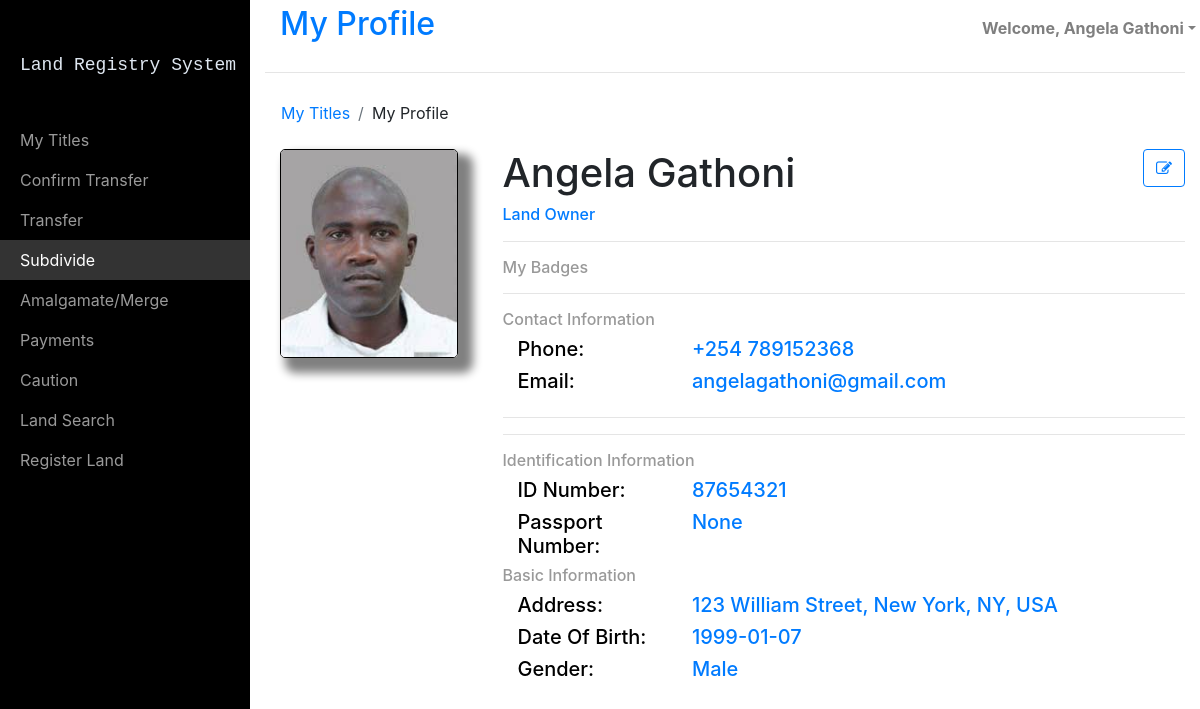
Before: /Profile.php (signed in) with the older database file.
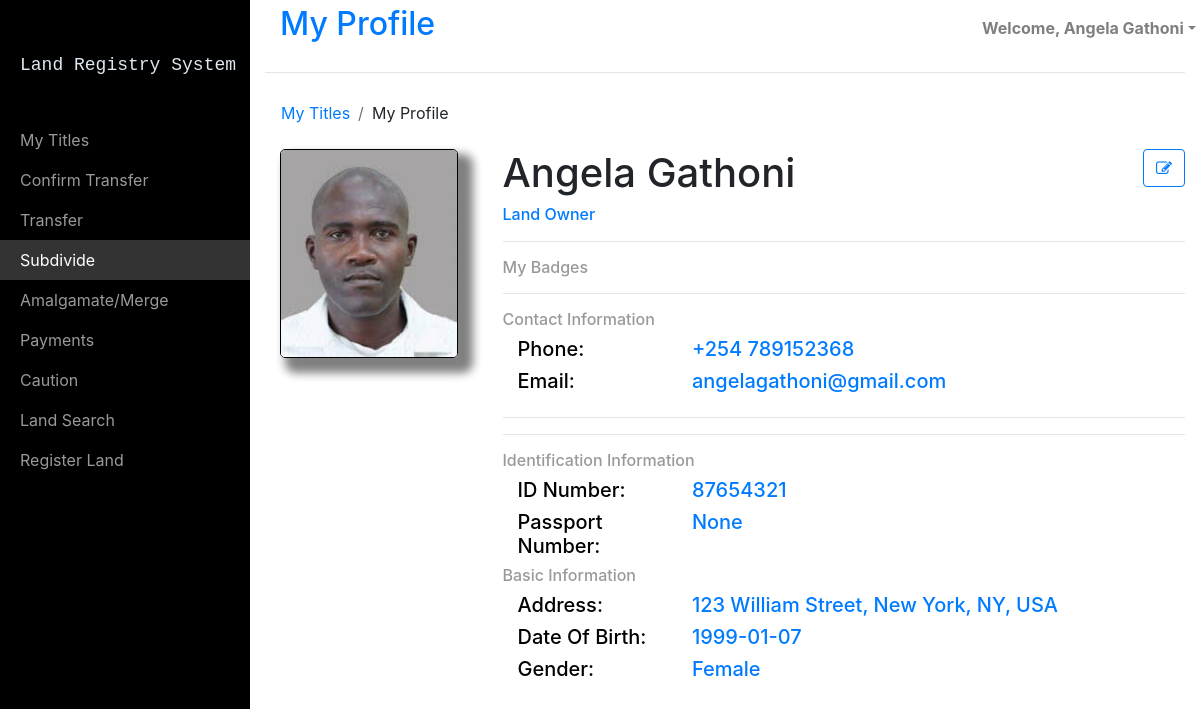
After: the same page with the newer database file.
### tables this page shows
CREATE TABLE `users` (
  `User_ID` bigint(11) NOT NULL,
  `ID_Number` int(11) NOT NULL,
  `ID_Picture` varchar(255) NOT NULL,
  `Fullnames` varchar(255) NOT NULL,
  `Email_Address` varchar(255) NOT NULL,
  `Phonenumber` int(9) NOT NULL,
  `Tax_Number` int(13) NOT NULL,
  `Gender` varchar(255) NOT NULL,
  `Date_of_Birth` varchar(255) NOT NULL,
  `Physical_Address` varchar(255) NOT NULL,
  `Password` varchar(255) NOT NULL
);

### Profile.php (the view, shortened to what this page needs)
<?php
include $_SERVER['DOCUMENT_ROOT'].'/LRS/assets/php/DBConnector.php';
?>
<!DOCTYPE html>
<html>
<head>
    <link rel="stylesheet" href="https://cdnjs.cloudflare.com/ajax/libs/twitter-bootstrap/4.4.1/css/bootstrap.min.css">
    <link rel="stylesheet" href="https://cdnjs.cloudflare.com/ajax/libs/font-awesome/4.7.0/css/font-awesome.min.css">
    <link rel="stylesheet" href="https://cdnjs.cloudflare.com/ajax/libs/ionicons/2.0.1/css/ionicons.min.css">
    <link rel="stylesheet" href="https://cdnjs.cloudflare.com/ajax/libs/material-design-icons/3.0.1/iconfont/material-icons.min.css">
    <link rel="stylesheet" href="https://cdnjs.cloudflare.com/ajax/libs/simple-line-icons/2.4.1/css/simple-line-icons.min.css">
    <link rel="stylesheet" href="https://cdnjs.cloudflare.com/ajax/libs/typicons/2.0.9/typicons.min.css">
    <link rel="stylesheet" href="assets/css/styles.min.css">
    <link rel="stylesheet" href="https://cdnjs.cloudflare.com/ajax/libs/animate.css/3.5.2/animate.min.css">
    <link rel="stylesheet" href="https://cdnjs.cloudflare.com/ajax/libs/fancybox/2.1.5/jquery.fancybox.min.css">
</head>
<body>
    <div id="wrapper">
        <div id="sidebar-wrapper">
        <ul class="sidebar-nav" style="margin-right:0px;height:100%;">
                <li class="sidebar-brand" style="height:15%;"> <a class="text-monospace" style="height:100%;background-color:#000000;padding-top:14%;color:#dfe7f1;" href="Dashboard.html">Land Registry System</a></li>
                <li> <a  data-bs-hover-animate="pulse" style="background-color:rgba(255,255,255,0);color:#999999;" href="Dashboard-table.php">My Titles<br></a></li>
                <li> <a data-bs-hover-animate="pulse" href="Confirmation.php">Confirm Transfer</a></li>
                <li> <a  data-bs-hover-animate="pulse" href="Transfer.php">Transfer</a></li>
                <li> <a style="background-color:#333333;color:#ffffff;"  data-bs-hover-animate="pulse" href="Subdivide.php">Subdivide</a></li>
                <li> <a data-bs-hover-animate="pulse" href="Amalgamate.php">Amalgamate/Merge</a></li>
                <li> <a data-bs-hover-animate="pulse" href="Payments.php">Payments</a></li>
               <li> <a data-bs-hover-animate="pulse" href="Caution.php">Caution</a><li>
               <li> <a  data-bs-hover-animate="pulse" href="LandSearch.php">Land Search</a></li>
               <li> <a data-bs-hover-animate="pulse"  href="RegisterLand.php">Register Land</a></li>
            </ul>
        </div>
        <div class="page-content-wrapper">
            <div class="container-fluid">
                <nav class="navbar navbar-light navbar-expand-md" style="padding:0px;padding-bottom:0px;padding-top:0p;">
                    <div class="container-fluid">
                        <a class="navbar-brand" href="#">
                            <h2 style="color:rgb(0,123,255);">My Profile</h2>
                        </a><button data-toggle="collapse" class="navbar-toggler" data-target="#navcol-1"><span class="sr-only">Toggle navigation</span><span class="navbar-toggler-icon"></span></button>
                        <div class="collapse navbar-collapse" id="navcol-1">
                            <ul class="nav navbar-nav float-right" style="width:30%;">
                                <li class="dropdown nav-item float-right"><a class="dropdown-toggle nav-link" data-toggle="dropdown" aria-expanded="false" style="width:170px;" href="#"><strong>Welcome,  <?php   if (isset($_SESSION['user'])){ echo $_SESSION['user'];}?></strong></a>
                                </li>
                            </ul>
                        </div>
                    </div>
                </nav>
                <hr>
            </div>
            <div class="container-fluid">
                <div class="row" style="height:60px;">
                    <div class="col-12 d-inline-flex">
                        <ol class="breadcrumb" style="background-color:rgba(255,255,255,0.2);">
                            <li class="breadcrumb-item"><a href="Dashboard.html"><span style="color:#007bff;">My Titles</span></a></li>
                            <li class="breadcrumb-item"><a><span>My Profile<br><br><br><br></span></a></li>
                        </ol>
                    </div>
                </div>
<?php
$user=$_SESSION['user_id'];
$sql="SELECT * FROM `users` WHERE `User_ID`='$user'";
$result = mysqli_query($mysqli,$sql);
$count=mysqli_num_rows($result);
$row=mysqli_fetch_array($result);
$path=$_SERVER["DOCUMENT_ROOT"];
if($count>0)
{
    echo '
                <div class="row">
                    <div class="col-3" style="width:250px;height:300px;">
                        <div class="row m-auto">
                            <div class="col-12 m-auto" style="width:250px;height:300px;"><img class="img-fluid float-right" src="/LRS/assets/images/id/'.$row['ID_Picture'].'"></div>
                        </div>
                    </div>
                    <div class="col-9">
    <h1>'.$row['Fullnames'].'<a class="btn btn-outline-primary float-right" role="button" href="EditProfile.php"><i class="fa fa-edit"></i></a></h1>
    <h6 style="color:#007bff;">Land Owner</h6>
    <hr>
    <h6 style="color:#999999;">My Badges</h6><i class="icon-badge"></i>
    <hr>
    <h6 style="color:#999999;">Contact Information</h6>
    <div class="row" style="margin-left:0px;">
        <div class="col-3" style="margin-left:0px;">
            <h5 style="color:#000000;">Phone:&nbsp;</h5>
            <h5 style="color:#000000;">Email:&nbsp;</h5>
        </div>
        <div class="col-9">
            <h5 style="color:#007bff;">+254 '.$row['Phonenumber'].'</h5>
            <h5 style="color:#007bff;">'.$row['Email_Address'].'</h5>
        </div>
    </div>
    <hr>
    <hr>
    <h6 style="color:#999999;">Identification&nbsp;Information</h6>
    <div class="row" style="margin-left:0px;">
        <div class="col-3" style="margin-left:0px;">
            <h5 style="color:#000000;">ID Number:&nbsp;</h5>
            <h5 style="color:#000000;">Passport Number:</h5>
        </div>
        <div class="col-9">
            <h5 style="color:#007bff;">'.$row['ID_Number'].'</h5>
            <h5 style="color:#007bff;">None</h5>
        </div>
    </div>
    <h6 style="color:#999999;">Basic Information</h6>
    <div class="row" style="margin-left:0px;">
        <div class="col-3" style="margin-left:0px;">
            <h5 style="color:#000000;">Address:&nbsp;</h5>
            <h5 style="color:#000000;">Date Of Birth:&nbsp;</h5>
            <h5 style="color:#000000;">Gender:</h5>
        </div>
        <div class="col-9">
            <h5 style="color:#007bff;">'.$row['Physical_Address'].'</h5>
            <h5 style="color:#007bff;">'.$row['Date_of_Birth'].'</h5>
            <h5 style="color:#007bff;">'.$row['Gender'].'</h5>
        </div>
    </div>
    ';
}
?>
                    </div>
                </div>
            </div>
        </div>
    </div>
</body>
</html>

Changed rows visible on the page:
changed users "Angela Gathoni": Gender "Male" → "Female"
